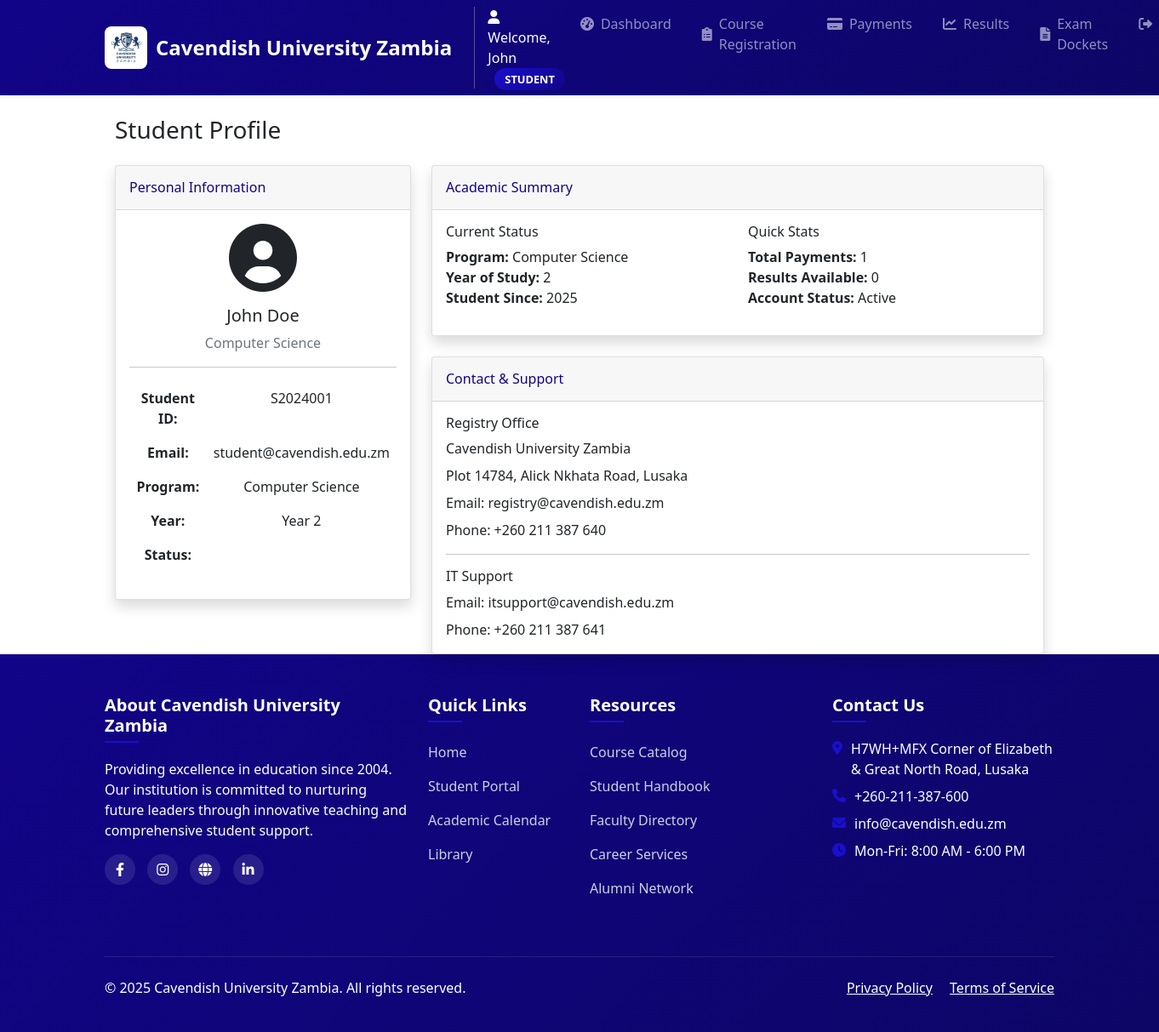
The app's page /student/profile (signed in) with its own data.
### models/user.py (models this page shows, shortened)
class User(UserMixin, db.Model):
    __tablename__ = 'users'
    id = db.Column(db.Integer, primary_key=True)
    email = db.Column(db.String(120), unique=True, nullable=False)
    password_hash = db.Column(db.String(255), nullable=False)
    first_name = db.Column(db.String(50), nullable=False)
    last_name = db.Column(db.String(50), nullable=False)
    role = db.Column(db.Enum(UserRole), nullable=False)
    student_id = db.Column(db.String(20), unique=True, nullable=True)
    program = db.Column(db.String(100), nullable=True)
    year_of_study = db.Column(db.Integer, nullable=True)
    semester = db.Column(db.Integer, default=1)  # Added semester field
    staff_id = db.Column(db.String(20), unique=True, nullable=True)
    department = db.Column(db.String(100), nullable=True)
    is_active = db.Column(db.Boolean, default=True)
    created_at = db.Column(db.DateTime, default=datetime.utcnow)
    updated_at = db.Column(db.DateTime, default=datetime.utcnow, onupdate=datetime.utcnow)
    payments = db.relationship('Payment', backref='user', lazy=True, order_by="desc(Payment.payment_date)")
    results = db.relationship('Result', backref='user', lazy=True, order_by="desc(Result.created_at)")
    chat_messages = db.relationship('ChatMessage', backref='user', lazy=True)
    chat_sessions = db.relationship('ChatSession', backref='user', lazy=True)
    def is_student(self):
        return self.role == UserRole.STUDENT

### routes/student.py (the view)
@student_bp.route('/profile')
@login_required
def profile():
    if not current_user.is_student():
        flash('Access denied. Students only.', 'error')
        return redirect(url_for('auth.login'))
    return render_template('student/profile.html', student=current_user)

### app.py (called while the page is built)
@login_manager.user_loader
def load_user(user_id):
    from models.user import User
    return User.query.get(int(user_id))

@app.context_processor
def inject_template_variables():
    from models.user import UserRole
    return dict(
        current_user=current_user,
        UserRole=UserRole
    )

### templates/student/profile.html (shortened to what this page needs)
{% extends "base.html" %}
{% block content %}
<div class="container-fluid">
    <div class="d-sm-flex align-items-center justify-content-between mb-4">
        <h1 class="h3 mb-0 text-gray-800">Student Profile</h1>
    </div>
    <div class="row">
        <div class="col-lg-4">
            <div class="card shadow mb-4">
                <div class="card-header py-3">
                    <h6 class="m-0 font-weight-bold text-primary">Personal Information</h6>
                </div>
                <div class="card-body text-center">
                    <div class="mb-3">
                        <i class="fas fa-user-circle fa-5x text-gray-300"></i>
                    </div>
                    <h5>{{ student.first_name }} {{ student.last_name }}</h5>
                    <p class="text-muted">{{ student.program }}</p>
                    <hr>
                    <table class="table table-borderless text-left">
                        <tr>
                            <td><strong>Student ID:</strong></td>
                            <td>{{ student.student_id }}</td>
                        </tr>
                        <tr>
                            <td><strong>Email:</strong></td>
                            <td>{{ student.email }}</td>
                        </tr>
                        <tr>
                            <td><strong>Program:</strong></td>
                            <td>{{ student.program }}</td>
                        </tr>
                        <tr>
                            <td><strong>Year:</strong></td>
                            <td>Year {{ student.year_of_study }}</td>
                        </tr>
                        <tr>
                            <td><strong>Status:</strong></td>
                            <td>
                                <span class="badge badge-success">Active</span>
                            </td>
                        </tr>
                    </table>
                </div>
            </div>
        </div>
        <div class="col-lg-8">
            <div class="card shadow mb-4">
                <div class="card-header py-3">
                    <h6 class="m-0 font-weight-bold text-primary">Academic Summary</h6>
                </div>
                <div class="card-body">
                    <div class="row">
                        <div class="col-md-6">
                            <h6>Current Status</h6>
                            <ul class="list-unstyled">
                                <li><strong>Program:</strong> {{ student.program }}</li>
                                <li><strong>Year of Study:</strong> {{ student.year_of_study }}</li>
                                <li><strong>Student Since:</strong> {{ student.created_at.strftime('%Y') }}</li>
                            </ul>
                        </div>
                        <div class="col-md-6">
                            <h6>Quick Stats</h6>
                            <ul class="list-unstyled">
                                <li><strong>Total Payments:</strong> {{ student.payments|length }}</li>
                                <li><strong>Results Available:</strong> {{ student.results|length }}</li>
                                <li><strong>Account Status:</strong> Active</li>
                            </ul>
                        </div>
                    </div>
                </div>
            </div>
            <div class="card shadow">
                <div class="card-header py-3">
                    <h6 class="m-0 font-weight-bold text-primary">Contact & Support</h6>
                </div>
                <div class="card-body">
                    <h6>Registry Office</h6>
                    <p class="mb-2">Cavendish University Zambia</p>
                    <p class="mb-2">Plot 14784, Alick Nkhata Road, Lusaka</p>
                    <p class="mb-2">Email: registry@cavendish.edu.zm</p>
                    <p class="mb-0">Phone: +260 211 387 640</p>
                    <hr>
                    <h6>IT Support</h6>
                    <p class="mb-2">Email: itsupport@cavendish.edu.zm</p>
                    <p class="mb-0">Phone: +260 211 387 641</p>
                </div>
            </div>
        </div>
    </div>
</div>
{% endblock %}

### templates/base.html (shortened to what this page needs)
<!DOCTYPE html>
<html lang="en">
<head>
    <link href="https://cdn.jsdelivr.net/npm/bootstrap@5.1.3/dist/css/bootstrap.min.css" rel="stylesheet">
    <link href="https://cdnjs.cloudflare.com/ajax/libs/font-awesome/6.0.0/css/all.min.css" rel="stylesheet">
</head>
<body>
    <nav class="navbar navbar-expand-lg navbar-dark bg-primary shadow-sm">
        <div class="container">
            <a class="navbar-brand" href="{{ url_for('index') }}">
                <img src="{{ url_for('static', filename='images/logo1.jpg') }}" alt="Cavendish University Logo" onerror="this.style.display='none'">
                <span>Cavendish University Zambia</span>
            </a>
            <div class="collapse navbar-collapse" id="navbarNav">
                <ul class="navbar-nav ms-auto">
                    {% if current_user.is_authenticated %}
                        <li class="nav-item user-welcome">
                            <span class="text-white">
                                <i class="fas fa-user"></i>
                                Welcome, {{ current_user.first_name }}
                                <span class="role-badge ms-2">{{ current_user.role.value }}</span>
                            </span>
                        </li>
                        {% if current_user.role.value == 'student' %}
                            <li class="nav-item"><a class="nav-link {{ 'active' if request.endpoint and 'student.dashboard' in request.endpoint }}" href="{{ url_for('student.dashboard') }}"><i class="fas fa-tachometer-alt"></i> Dashboard</a></li>
                            <li class="nav-item"><a class="nav-link {{ 'active' if request.endpoint and 'student.registration' in request.endpoint }}" href="{{ url_for('student.registration') }}"><i class="fas fa-clipboard-list"></i> Course Registration</a></li>
                            <li class="nav-item"><a class="nav-link {{ 'active' if request.endpoint and 'student.payments' in request.endpoint }}" href="{{ url_for('student.payments') }}"><i class="fas fa-credit-card"></i> Payments</a></li>
                            <li class="nav-item"><a class="nav-link {{ 'active' if request.endpoint and 'student.results' in request.endpoint }}" href="{{ url_for('student.results') }}"><i class="fas fa-chart-line"></i> Results</a></li>
                            <li class="nav-item"><a class="nav-link {{ 'active' if request.endpoint and 'student.dockets' in request.endpoint }}" href="{{ url_for('student.dockets') }}"><i class="fas fa-file-alt"></i> Exam Dockets</a></li>
                        {% endif %}
                        <li class="nav-item"><a class="nav-link" href="{{ url_for('auth.logout') }}"><i class="fas fa-sign-out-alt"></i> Logout</a></li>
                    {% endif %}
                </ul>
            </div>
        </div>
    </nav>
    <main class="main-content">
        <div class="container mt-4">
            {% block content %}{% endblock %}
        </div>
    </main>
    <footer class="footer">
        <div class="container">
            <div class="row">
                <div class="col-md-4 mb-4">
                    <h5>About Cavendish University Zambia</h5>
                    <p>Providing excellence in education since 2004. Our institution is committed to nurturing future leaders through innovative teaching and comprehensive student support.</p>
                    <div class="social-icons mt-3">
                        <a href="https://www.facebook.com/share/17YVMdhwVK/" target="_blank"><i class="fab fa-facebook-f"></i></a>
                        <a href="https://www.instagram.com/cavendishuniversityzambia/" target="_blank"><i class="fab fa-instagram"></i></a>
                        <a href="https://www.cavendishza.org/" target="_blank"><i class="fas fa-globe"></i></a>
                        <a href="https://www.linkedin.com/company/cavendish-university-zambia-cuz/" target="_blank"><i class="fab fa-linkedin-in"></i></a>
                    </div>
                </div>
                <div class="col-md-2 mb-4">
                    <h5>Quick Links</h5>
                    <div class="footer-links">
                        <a href="{{ url_for('index') }}">Home</a>
                        {% if current_user.is_authenticated %}
                            {% if current_user.role.value == 'student' %}
                                <a href="{{ url_for('student.dashboard') }}">Student Portal</a>
                            {% elif current_user.role.value == 'admin' %}
                                <a href="{{ url_for('admin.dashboard') }}">Admin Portal</a>
                            {% elif current_user.role.value == 'lecturer' %}
                                <a href="{{ url_for('lecturer.dashboard') }}">Lecturer Portal</a>
                            {% endif %}
                        {% else %}
                            <a href="{{ url_for('auth.login') }}">Login</a>
                            <a href="{{ url_for('auth.register') }}">Register</a>
                        {% endif %}
                        <a href="#">Academic Calendar</a>
                        <a href="#">Library</a>
                    </div>
                </div>
                <div class="col-md-3 mb-4">
                    <h5>Resources</h5>
                    <div class="footer-links">
                        <a href="#">Course Catalog</a>
                        <a href="#">Student Handbook</a>
                        <a href="#">Faculty Directory</a>
                        <a href="#">Career Services</a>
                        <a href="#">Alumni Network</a>
                    </div>
                </div>
                <div class="col-md-3 mb-4">
                    <h5>Contact Us</h5>
                    <div class="footer-contact">
                        <p><i class="fas fa-map-marker-alt"></i> H7WH+MFX Corner of Elizabeth & Great North Road, Lusaka</p>
                        <p><i class="fas fa-phone"></i> +260-211-387-600</p>
                        <p><i class="fas fa-envelope"></i> info@cavendish.edu.zm</p>
                        <p><i class="fas fa-clock"></i> Mon-Fri: 8:00 AM - 6:00 PM</p>
                    </div>
                </div>
            </div>
            <div class="footer-bottom">
                <div class="row">
                    <div class="col-md-6">
                        <p>&copy; 2025 Cavendish University Zambia. All rights reserved.</p>
                    </div>
                    <div class="col-md-6 text-md-end">
                        <a href="#" class="text-white me-3">Privacy Policy</a>
                        <a href="#" class="text-white">Terms of Service</a>
                    </div>
                </div>
            </div>
        </div>
    </footer>
</body>
</html>

### templates/base.html (style rules this page uses)
:root { --primary-blue: #120488; --secondary-blue: #0d0666; --accent-blue: #1a0fcc; --light-blue: #e8f0fe; }
.bg-primary { background: linear-gradient(135deg, var(--primary-blue) 0%, var(--secondary-blue) 100%) !important; }
.text-primary { color: var(--primary-blue) !important; }
.navbar-brand { display: flex; align-items: center; font-weight: 700; font-size: 1.5rem; }
.navbar-brand img { height: 50px; margin-right: 10px; border-radius: 8px; }
.nav-link { font-weight: 500; padding: 0.5rem 1rem !important; border-radius: 6px; margin: 0 2px; transition: all 0.3s; display: flex; align-items: center; gap: 8px; }
.user-welcome { border-left: 1px solid rgba(255, 255, 255, 0.3); padding-left: 15px; margin-left: 10px; display: flex; align-items: center; gap: 8px; }
.footer { background: linear-gradient(135deg, var(--primary-blue) 0%, var(--secondary-blue) 100%); color: white; padding: 3rem 0 1.5rem; margin-top: auto; }
.footer h5 { font-weight: 600; margin-bottom: 1.2rem; position: relative; padding-bottom: 0.5rem; }
.footer h5:after { content: ''; position: absolute; left: 0; bottom: 0; width: 40px; height: 2px; background-color: var(--accent-blue); }
.footer-links a { color: rgba(255, 255, 255, 0.8); text-decoration: none; display: block; margin-bottom: 0.5rem; transition: all 0.3s; padding: 4px 0; }
.footer-contact p { margin-bottom: 0.5rem; display: flex; align-items: flex-start; }
.footer-contact i { margin-right: 10px; margin-top: 3px; color: var(--accent-blue); width: 16px; }
.footer-bottom { border-top: 1px solid rgba(255, 255, 255, 0.1); padding-top: 1.5rem; margin-top: 2rem; }
.social-icons a { display: inline-flex; align-items: center; justify-content: center; width: 36px; height: 36px; background-color: rgba(255, 255, 255, 0.1); border-radius: 50%; text-align: center; line-height: 36px; margin-right: 10px; color: white; transition: all 0.3s; text-decoration: none; }
.main-content { min-height: calc(100vh - 180px); display: flex; flex-direction: column; }
.role-badge { background: linear-gradient(135deg, var(--accent-blue) 0%, var(--primary-blue) 100%); color: white; padding: 4px 12px; border-radius: 20px; font-size: 0.8rem; font-weight: 600; text-transform: uppercase; }
body { display: flex; flex-direction: column; min-height: 100vh; }
.container.mt-4 { flex: 1; }

### records on screen
User: first_name "John", role.value "STUDENT", last_name "Doe", program "Computer Science", student_id "S2024001", email "student@cavendish.edu.zm", year_of_study "2", created_at "2025"

### other values on screen
{{ student.payments|length }} "1"
{{ student.results|length }} "0"
